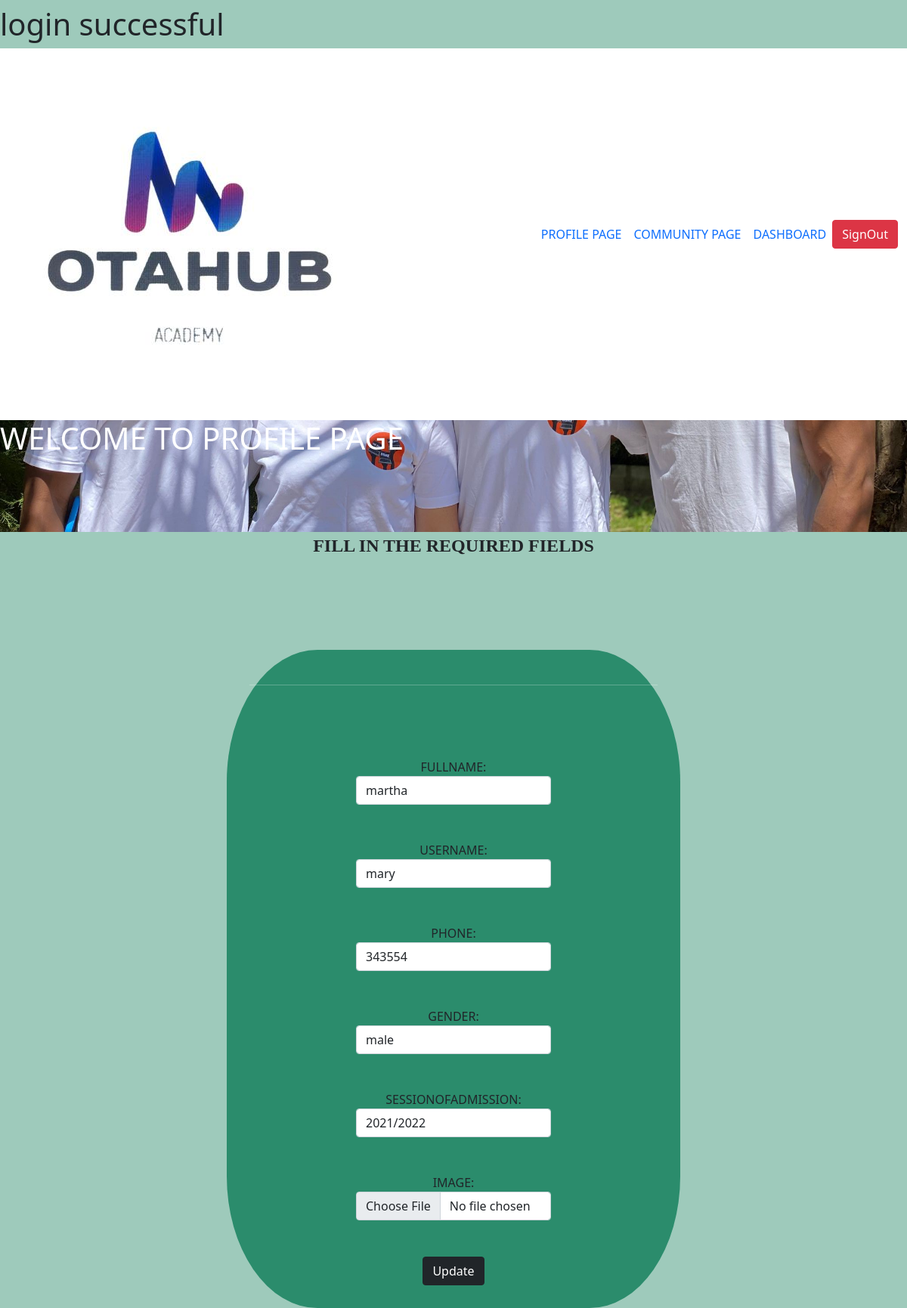
Screenshot of /OTAHUBPHP/profile.php?edit=2 (signed in) with the database file from the repository.
### tables this page shows
CREATE TABLE IF NOT EXISTS `profiles` (
  `id` int(11) NOT NULL AUTO_INCREMENT,
  `userid` int(11) NOT NULL,
  `fullname` varchar(50) NOT NULL,
  `username` varchar(50) NOT NULL,
  `email` varchar(50) NOT NULL,
  `phone` varchar(20) NOT NULL,
  `gender` varchar(50) NOT NULL,
  `sessionofadmission` varchar(20) NOT NULL,
  `image` varchar(50) NOT NULL,
  PRIMARY KEY (`id`)
);

### OTAHUBPHP/profile.php (the view, shortened to what this page needs)
<?php
 require  "database-Connect.php";
?>
<?php
    $fullname="";
    $username="";
    $gender="";
    $phone="";
    $update = false;
    if(isset($_GET["edit"])){
        $id = filter_input(INPUT_GET,"edit",FILTER_SANITIZE_FULL_SPECIAL_CHARS);
        $update = true;
        $sql = "SELECT * FROM profiles WHERE userid = ?";
        $statement = $pdo->prepare($sql);
        $statement->execute([$id]);
        $profile = $statement->fetch(PDO::FETCH_ASSOC);
        $rowCount= $statement->rowCount();
        if(!$rowCount>0){
            echo "No record found";
            header("location:profile.php");
        }
        else{
            $fullname=$profile["fullname"];
            $username=$profile["username"];
            $phone=$profile["phone"];
            $gender=$profile["gender"];
            $admission=$profile["sessionofadmission"];
        }
    }
?>
<!DOCTYPE html>
<html lang="en">
    <head>
        <link href="https://cdn.jsdelivr.net/npm/bootstrap@5.0.2/dist/css/bootstrap.min.css" rel="stylesheet"
>
        <link rel="stylesheet" href="style.css">
        <link rel="stylesheet" href="main.css">
        <link rel="stylesheet" href="https://cdn.jsdelivr.net/npm/bootstrap-icons@1.10.3/font/bootstrap-icons.css">
    </head>
    <body>
        <div>
           <h1>
           <?php
                if(isset($_SESSION['success'])){
                    echo $_SESSION['success'];
                }
            ?>
           </h1>
        </div>
        <div class="dashboard">
    <div>
    <nav class="navbar navbar-expand-lg navbar-white bg-white">
        <img src="@/assets/logos.jpg" alt="" class="image img-fluid">
        <div class="container">
                <div class="collapse navbar-collapse" id="navbarSupportedContent">
                <ul class="navbar-nav ms-auto mb-2 mb-lg-0">
                    <li class="nav-item">
                    <a class="nav-link"href="profile.php">PROFILE PAGE</a>
                    </li>
                    <li class="nav-item">
                    <a class="nav-link" href="community.php">COMMUNITY PAGE</a>
                    </li>
                    <li class="nav-item">
                    <a class="nav-link" href="dashboard.php"> DASHBOARD</a>
                    </li>
                </ul>
                <p><a href="logout.php" class="btn btn-danger mt-3">SignOut</a></p>
            </div>
        </div>
        </nav>
    </div>
    <marquee behavior="scroll" direction="left" style="color:white"><h1>WELCOME TO PROFILE PAGE</h1></marquee>
    </div>
        <header><strong>FILL IN THE REQUIRED FIELDS</strong></header>
        <div class="profile" >
            <hr>
            <form action="process-profile.php" class="mt-5" method="post" enctype="multipart/form-data" >
                <div class="row  justify-content-md-center">
                    <div class="col-md-6 mt-5">
                      <label for="fullname">FULLNAME:</label>
                      <input type="text" name="fullname" placeholder="fullname" value="<?php echo $fullname; ?>"  class="form-control">
                    </div>
                </div>
                <div class="row  justify-content-md-center">
                    <div class="col-md-6 mt-5">
                        <label for="username">USERNAME:</label>
                        <input type="text" name="username" placeholder="user name" value="<?php echo $username; ?>"class="form-control">
                    </div>
                </div>
                <div class="row  justify-content-md-center" >
                    <div  class="col-md-6 mt-5">
                        <label for="phone">PHONE:</label>
                        <input type="tel" name="phone" placeholder="phone" value="<?php echo $phone; ?>" class="form-control">
                    </div>
                </div>
                <div class="row  justify-content-md-center" >
                    <div  class="col-md-6 mt-5">
                         <label for="gender">GENDER:</label>
                        <select name="gender" id="gender" class="form-control">
                            <?php if($update==true){?>
                                <option value="<?php echo $gender;?>"><?php echo $gender;?></option>
                                <?php }else{?>
                                <option value="gender" >Select gender</option>
                                <option value="male">male</option>
                                <option value="female">female</option>
                            <?php }?>
                       </select>
                    </div>
                </div>
                <div class="row  justify-content-md-center" >
                    <div  class="col-md-6 mt-5">
                        <label for="session">SESSIONOFADMISSION:</label>
                        <select name="sessionofadmission" id="admission" class="form-control">
                        <?php if($update==true){?>
                                <option value="<?php echo $admission;?>" ><?php echo $admission;?></option>
                            <?php }?>
                        </select>
                    </div>
                </div>
                <div class="row  justify-content-md-center" >
                    <div class="col-md-6 mt-5">
                     <label for="image">IMAGE:</label>
                     <input type="file" name="image" placeholder="image" class="form-control">
                    </div>
                </div>
                <div class="row  justify-content-md-center" >
                    <div  class="col-md-6 mt-5">
                        <?php if($update==true){?>
                        <button type="submit" name="edit" class="btn btn-dark" >Update</button>
                        <?php }else{?>
                        <button type="submit" name="create" class="btn btn-dark mt-3">Create Profile</button>
                       <a href="profile.php?edit=<?php echo $_SESSION['id']; ?>" class="text-white bg-dark">Edit</a>
                        <?php } ?>
                    </div>
                </div>
            </div>
    </body>
</html>

### OTAHUBPHP/main.css (style rules this page uses)
header { text-align: center; font-size: x-large; font-family: Georgia, 'Times New Roman', Times, serif; margin-bottom: 10%; }
body { background-color: rgb(158, 202, 187); }
hr { color: white; }
.dashboard { background-image: url('photo/Nigeria.jpg'); background-size: cover; background-position: center center; width: 100%; height: 40rem; }
.profile { background-color: rgb(43, 140, 108); border-radius: 20%; text-align: center; padding: 30px; width: 50%; margin: 0 auto; height: 25%; }

### rows the page displays
profiles: fullname "martha", username "mary", phone "343554", gender "male", sessionofadmission "2021/2022"

### other values shown
$_SESSION['success'] "login successful"
